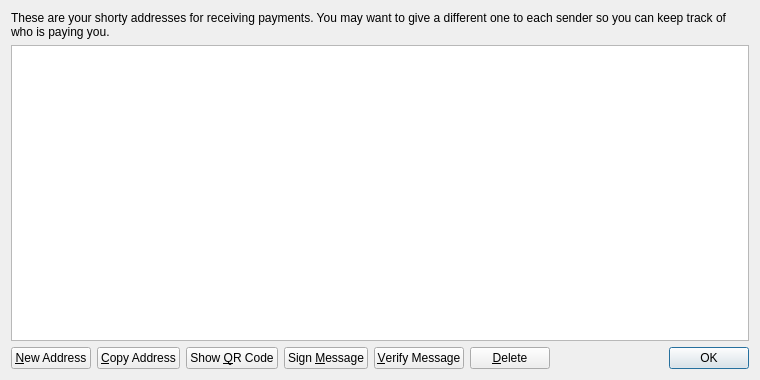
<?xml version="1.0" encoding="UTF-8"?>
<ui version="4.0">
 <class>AddressBookPage</class>
 <widget class="QWidget" name="AddressBookPage">
  <property name="geometry">
   <rect>
    <x>0</x>
    <y>0</y>
    <width>760</width>
    <height>380</height>
   </rect>
  </property>
  <property name="windowTitle">
   <string>Address Book</string>
  </property>
  <layout class="QVBoxLayout" name="verticalLayout">
   <item>
    <widget class="QLabel" name="labelExplanation">
     <property name="text">
      <string>These are your shorty addresses for receiving payments. You may want to give a different one to each sender so you can keep track of who is paying you.</string>
     </property>
     <property name="textFormat">
      <enum>Qt::PlainText</enum>
     </property>
     <property name="wordWrap">
      <bool>true</bool>
     </property>
    </widget>
   </item>
   <item>
    <widget class="QTableView" name="tableView">
     <property name="contextMenuPolicy">
      <enum>Qt::CustomContextMenu</enum>
     </property>
     <property name="toolTip">
      <string>Double-click to edit address or label</string>
     </property>
     <property name="tabKeyNavigation">
      <bool>false</bool>
     </property>
     <property name="alternatingRowColors">
      <bool>true</bool>
     </property>
     <property name="selectionMode">
      <enum>QAbstractItemView::SingleSelection</enum>
     </property>
     <property name="selectionBehavior">
      <enum>QAbstractItemView::SelectRows</enum>
     </property>
     <property name="sortingEnabled">
      <bool>true</bool>
     </property>
     <attribute name="verticalHeaderVisible">
      <bool>false</bool>
     </attribute>
    </widget>
   </item>
   <item>
    <layout class="QHBoxLayout" name="horizontalLayout">
     <item>
      <widget class="QPushButton" name="newAddressButton">
       <property name="toolTip">
        <string>Create a new address</string>
       </property>
       <property name="text">
        <string>&amp;New Address</string>
       </property>
       <property name="icon">
        <iconset resource="../bitcoin.qrc">
         <normaloff>:/icons/add</normaloff>:/icons/add</iconset>
       </property>
      </widget>
     </item>
     <item>
      <widget class="QPushButton" name="copyToClipboard">
       <property name="toolTip">
        <string>Copy the currently selected address to the system clipboard</string>
       </property>
       <property name="text">
        <string>&amp;Copy Address</string>
       </property>
       <property name="icon">
        <iconset resource="../bitcoin.qrc">
         <normaloff>:/icons/editcopy</normaloff>:/icons/editcopy</iconset>
       </property>
      </widget>
     </item>
     <item>
      <widget class="QPushButton" name="showQRCode">
       <property name="text">
        <string>Show &amp;QR Code</string>
       </property>
       <property name="icon">
        <iconset resource="../bitcoin.qrc">
         <normaloff>:/icons/qrcode</normaloff>:/icons/qrcode</iconset>
       </property>
      </widget>
     </item>
     <item>
      <widget class="QPushButton" name="signMessage">
       <property name="toolTip">
        <string>Sign a message to prove you own a shorty address</string>
       </property>
       <property name="text">
        <string>Sign &amp;Message</string>
       </property>
       <property name="icon">
        <iconset resource="../bitcoin.qrc">
         <normaloff>:/icons/edit</normaloff>:/icons/edit</iconset>
       </property>
      </widget>
     </item>
     <item>
      <widget class="QPushButton" name="verifyMessage">
       <property name="toolTip">
        <string>Verify a message to ensure it was signed with a specified shorty address</string>
       </property>
       <property name="text">
        <string>&amp;Verify Message</string>
       </property>
       <property name="icon">
        <iconset resource="../bitcoin.qrc">
         <normaloff>:/icons/transaction_0</normaloff>:/icons/transaction_0</iconset>
       </property>
      </widget>
     </item>
     <item>
      <widget class="QPushButton" name="deleteButton">
       <property name="toolTip">
        <string>Delete the currently selected address from the list</string>
       </property>
       <property name="text">
        <string>&amp;Delete</string>
       </property>
       <property name="icon">
        <iconset resource="../bitcoin.qrc">
         <normaloff>:/icons/remove</normaloff>:/icons/remove</iconset>
       </property>
      </widget>
     </item>
     <item>
      <spacer name="horizontalSpacer">
       <property name="orientation">
        <enum>Qt::Horizontal</enum>
       </property>
       <property name="sizeHint" stdset="0">
        <size>
         <width>40</width>
         <height>20</height>
        </size>
       </property>
      </spacer>
     </item>
     <item>
      <widget class="QDialogButtonBox" name="buttonBox">
       <property name="sizePolicy">
        <sizepolicy hsizetype="Maximum" vsizetype="Fixed">
         <horstretch>0</horstretch>
         <verstretch>0</verstretch>
        </sizepolicy>
       </property>
       <property name="standardButtons">
        <set>QDialogButtonBox::Ok</set>
       </property>
      </widget>
     </item>
    </layout>
   </item>
  </layout>
 </widget>
 <resources>
  <include location="../bitcoin.qrc"/>
 </resources>
 <connections/>
</ui>
